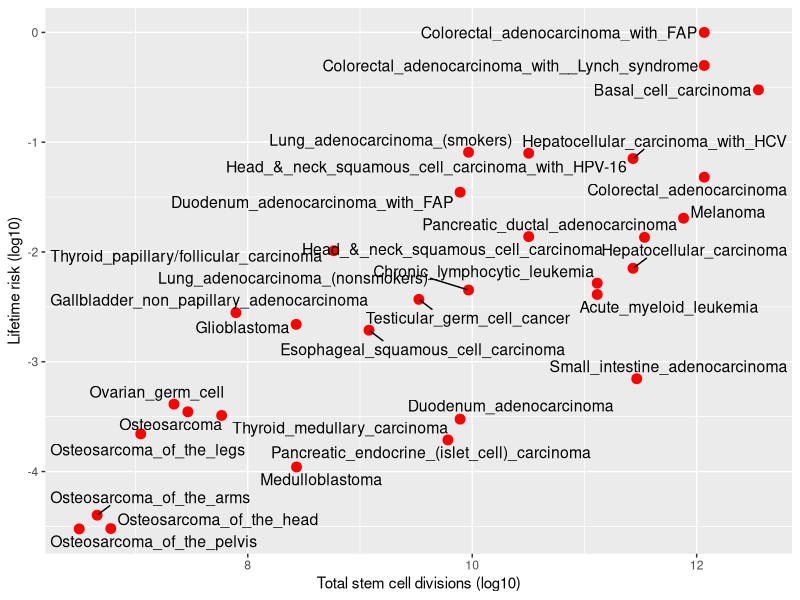
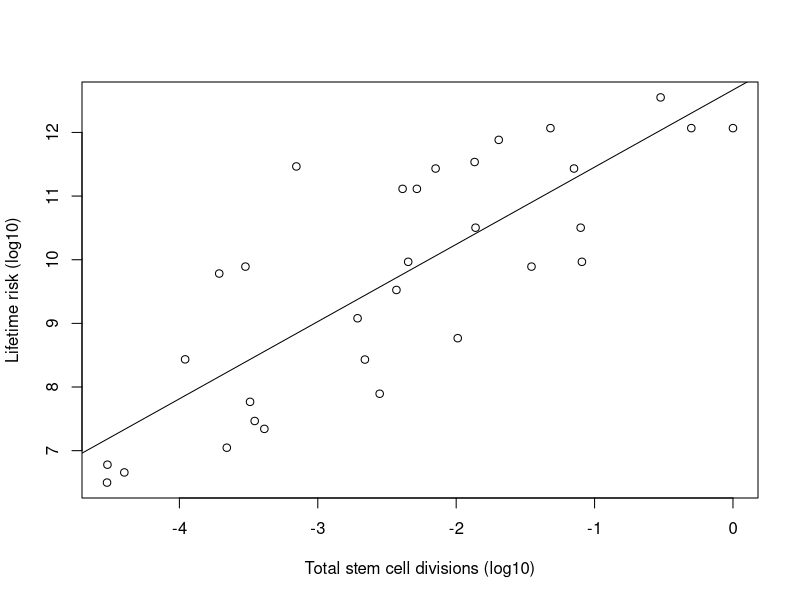
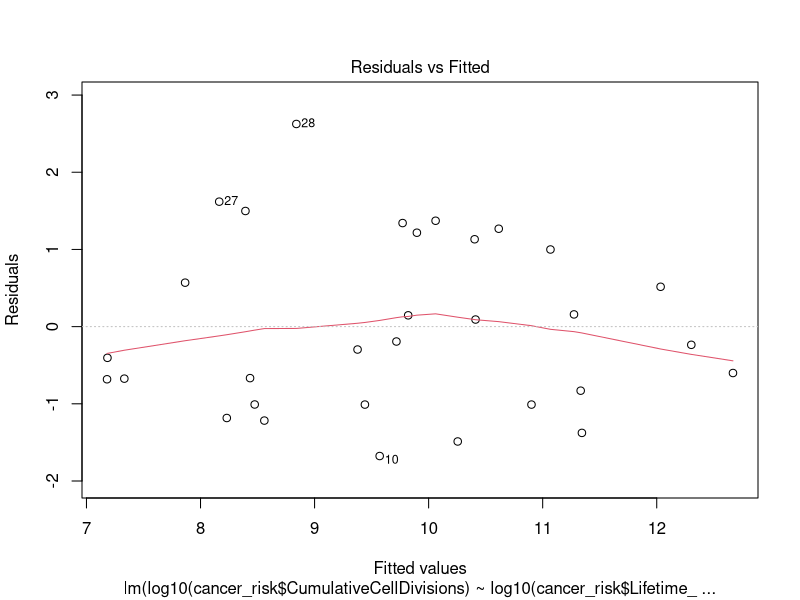
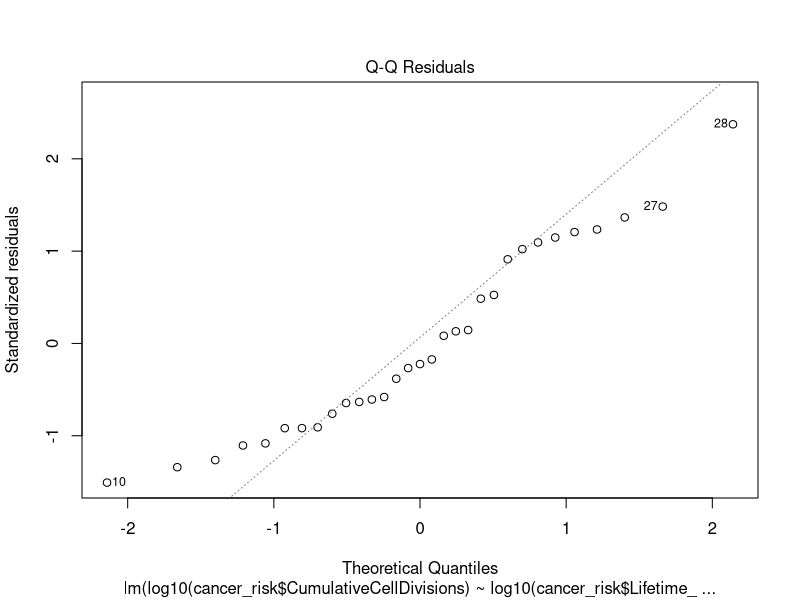
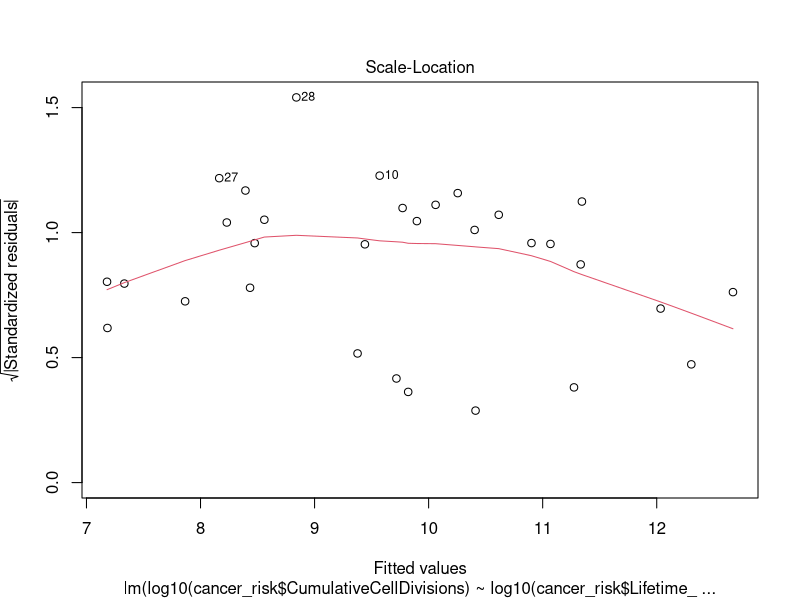
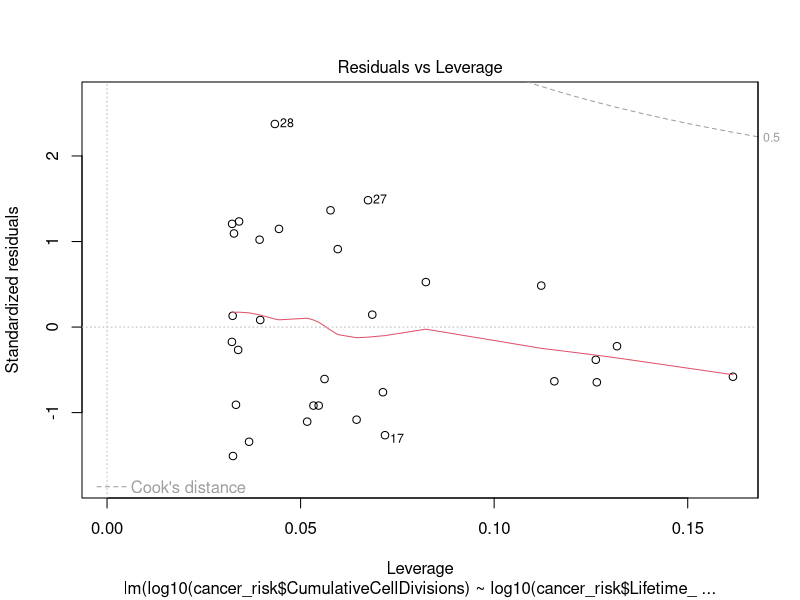
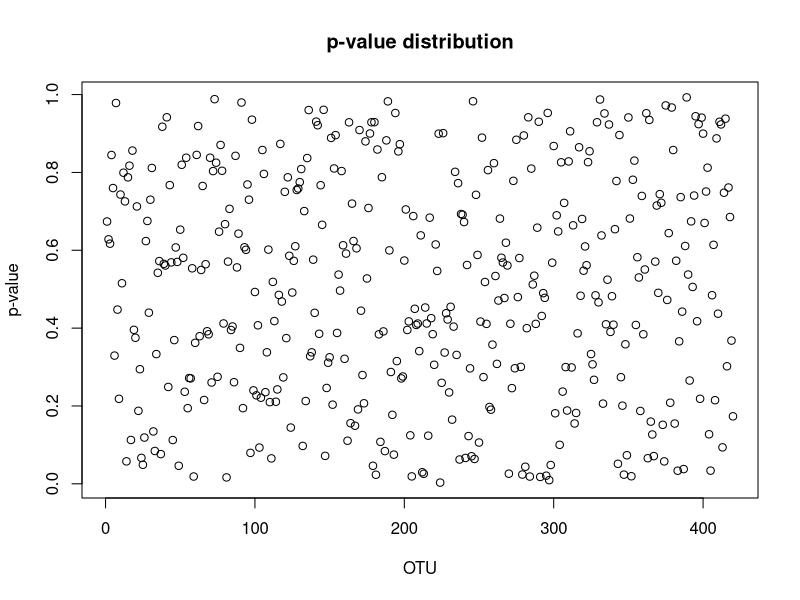

The R script that drew these images, in order:
## ---- chunk 1
# Set location of Rmd as root dir
knitr::opts_knit$set(root.dir = ".") 
# Load libraries
library(ggrepel)
library("lmtest")
## ---- chunk 2
cancer_risk <- read.table("data/cancerRisk.txt", sep="\t", header=TRUE)
head(cancer_risk)
## ---- chunk 3
division_risk_df <- data.frame(log10(cancer_risk$CumulativeCellDivisions), log10(cancer_risk$Lifetime_cancer_risk))
names(division_risk_df) <- c("cumulativeDivisions", "lifetimeRisk")
ggplot(division_risk_df, aes(x=cumulativeDivisions , y=lifetimeRisk)) +
  geom_point(colour="red", size=3) + 
  xlab("Total stem cell divisions (log10)") + 
  ylab("Lifetime risk (log10)") + 
  geom_text_repel(aes(label=cancer_risk$Cancer_type), size=4, color="black")
## ---- chunk 4
division_risk_lm <- lm(log10(cancer_risk$CumulativeCellDivisions)~log10(cancer_risk$Lifetime_cancer_risk))
plot(log10(cancer_risk$CumulativeCellDivisions)~log10(cancer_risk$Lifetime_cancer_risk),
     xlab="Total stem cell divisions (log10)",
     ylab="Lifetime risk (log10)")
abline(division_risk_lm)
## ---- chunk 5
slope_pval <- summary(division_risk_lm)$coefficients[2,"Pr(>|t|)"]
line_rsquared <- summary(division_risk_lm)$r.squared
## ---- chunk 6
plot(division_risk_lm)
## ---- chunk 7
ks.test(residuals(division_risk_lm), "pnorm", mean=mean(residuals(division_risk_lm)), sd=sqrt(var(residuals(division_risk_lm))))
## ---- chunk 8
bptest(division_risk_lm)
## ---- chunk 9
case_control <- read.table("data/caseControlData.txt", sep="\t", header=TRUE)
# Clean up sample id for future join
case_control$sample <- unlist(lapply(case_control$sample, function(x) strsplit(as.character(x), split="_")[[1]][1]))
head(case_control)
## ---- chunk 10
bmi_data <- read.table("data/BMI_Data.txt", sep="\t", header=TRUE)
names(bmi_data) <- c("sample", "bmi")
head(bmi_data)
## ---- chunk 11
merged_data <- merge(case_control, bmi_data, by="sample")
paste(c(colnames(merged_data)[1:3], 
        "...", 
        colnames(merged_data)[(dim(merged_data)[2]-3):dim(merged_data)[2]]), 
      collapse=" ")
## ---- chunk 12
p_vals <- vector(length=length(merged_data) - 2)
non_na_filter <- !is.na(merged_data[,length(merged_data)])
bmi_test_data <- merged_data[,length(merged_data)][non_na_filter]
for (i in 2:(length(merged_data) - 1)) {
  otu_test_data <- merged_data[,i][non_na_filter]
  otu_rel_abundance <- otu_test_data/sum(otu_test_data)
  p_vals[i-1] <- summary(lm(otu_rel_abundance~bmi_test_data))$coefficients[2,"Pr(>|t|)"]
}
## ---- chunk 13
plot(p_vals,
     main="p-value distribution",
     xlab="OTU",
     ylab="p-value")
## ---- chunk 14
p_value_thershold <- 0.1
significant_p_vals <- p_vals < p_value_thershold
## ---- chunk 15
bh_significant_p_vals <- p.adjust(p_vals, method="BH") < p_value_thershold
## ---- chunk 16

